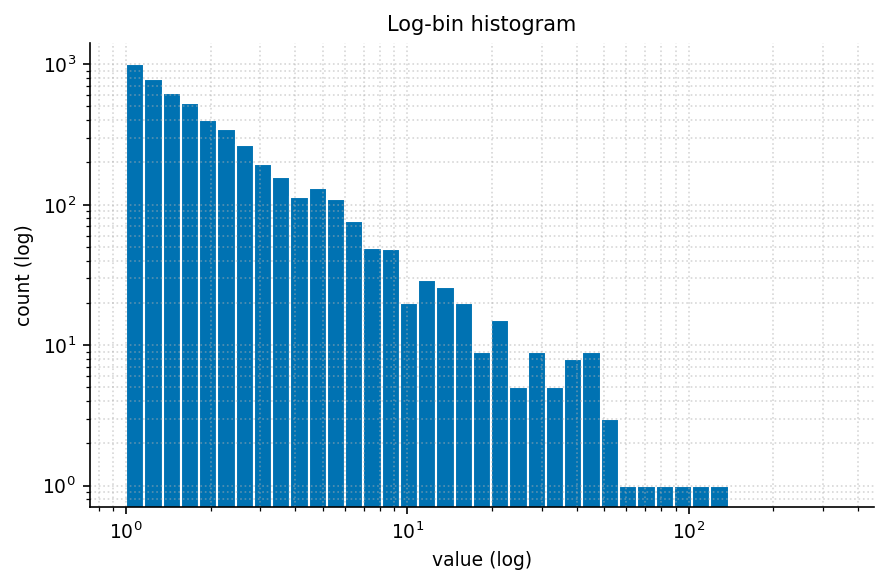

Python code for this plot:
"""histogram_log: 对数分箱直方图（跨度大时用）."""
import sys, os; sys.path.insert(0, os.path.join(os.path.dirname(os.path.abspath(__file__)), '..', '..', '_utils', 'python'))
import numpy as np
import matplotlib.pyplot as plt
from theme import apply_theme
from palette import cycle

def make_figure(title='Log-bin histogram'):
    apply_theme()
    data = np.random.default_rng(9).pareto(1.5, 5000) + 1
    bins = np.logspace(0, np.log10(data.max()), 40)
    fig, ax = plt.subplots()
    ax.hist(data, bins=bins, color=cycle(0), edgecolor='w')
    ax.set_xscale('log'); ax.set_yscale('log')
    ax.set_xlabel('value (log)'); ax.set_ylabel('count (log)'); ax.set_title(title)
    ax.grid(True, which='both', linestyle=':', alpha=0.5)
    fig.tight_layout()
    return fig

if __name__ == '__main__':
    fig = make_figure(); fig.savefig(__file__.replace('.py', '.png'), dpi=150)
